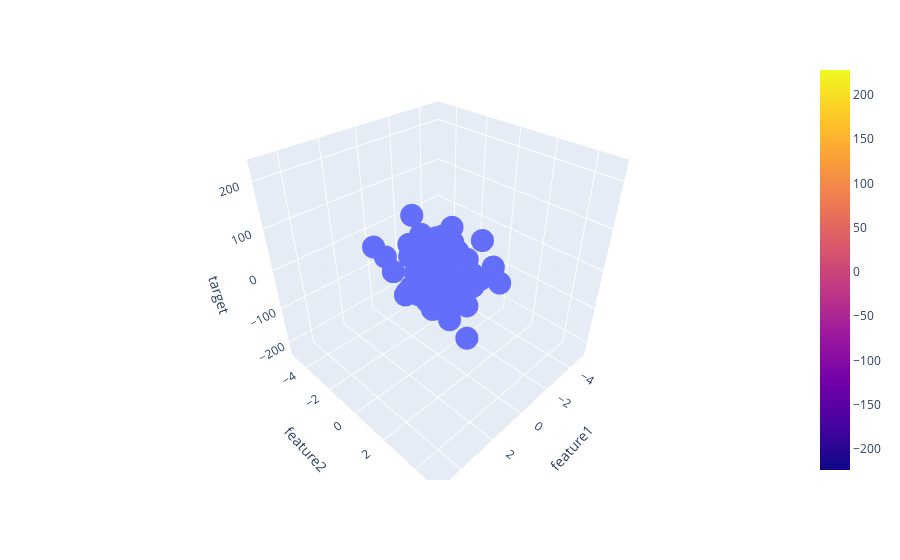

Source (notebook cell):
### Code cell
fig = px.scatter_3d(df, x='feature1', y='feature2', z='target')

fig.add_trace(go.Surface(x = x, y = y, z =z ))

fig.show()
